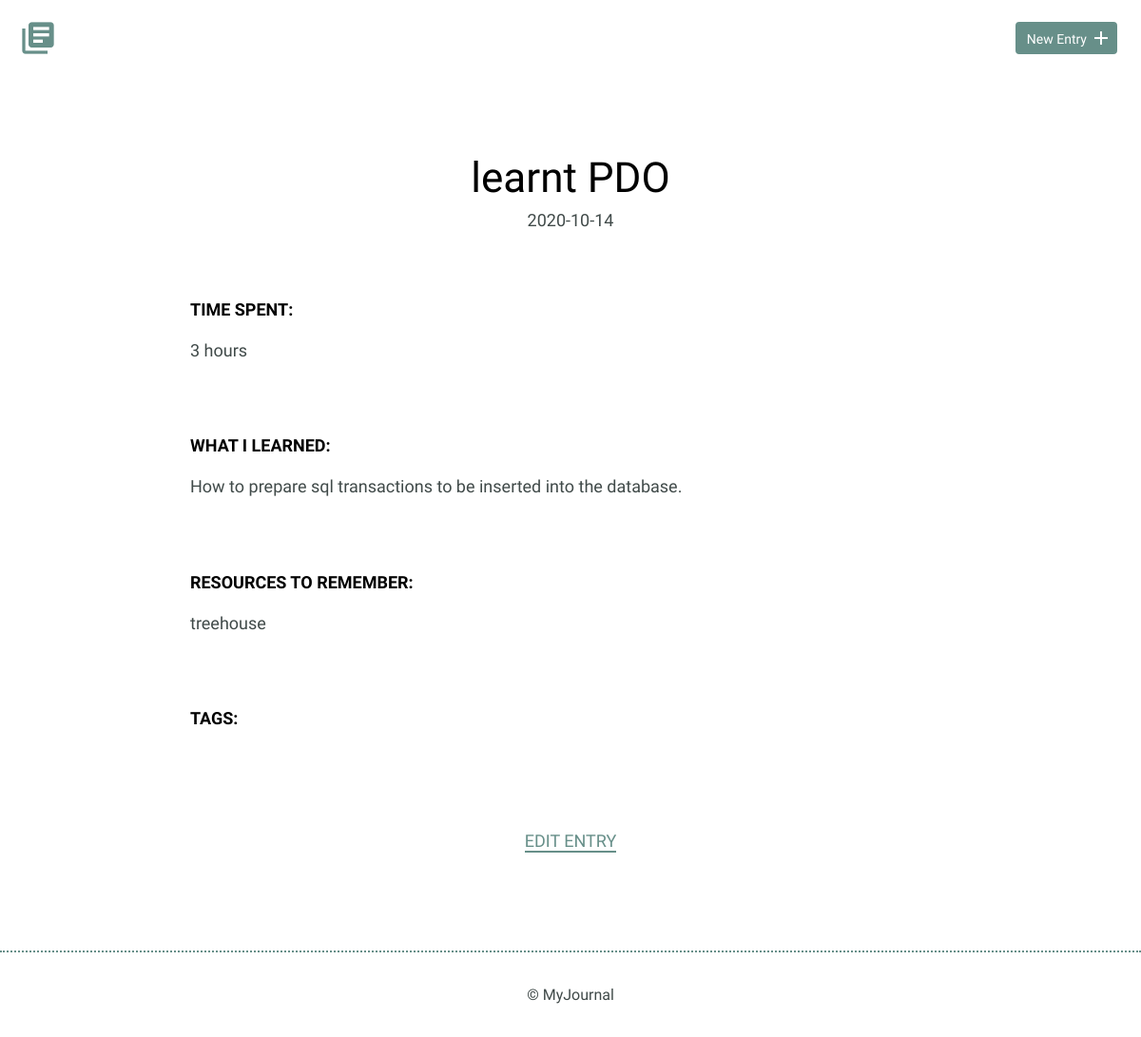
The app's page /detail.php?id=3, older data.
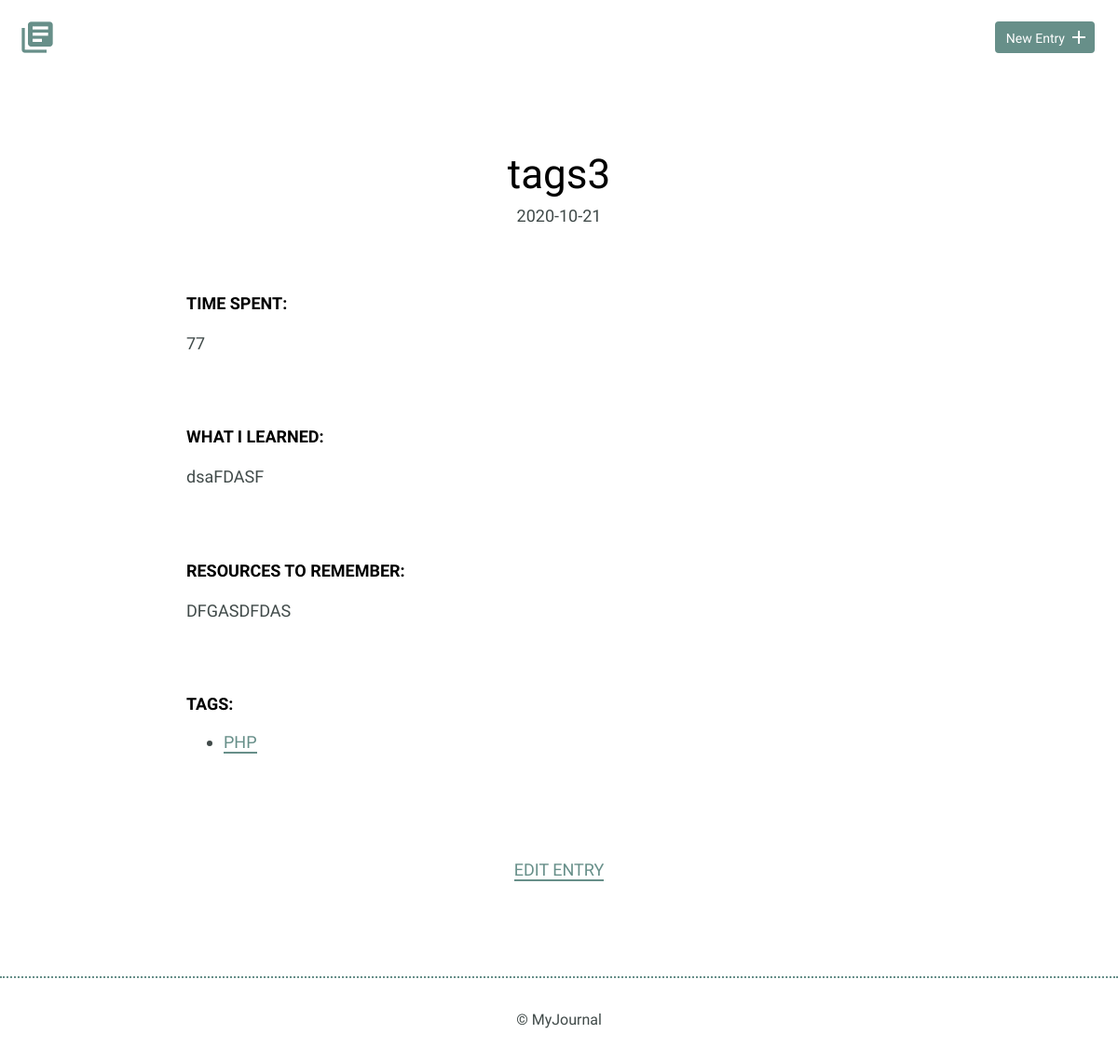
The same page, newer data.
### tables this page shows
CREATE TABLE "entries" (
	`id`	INTEGER,
	`title`	TEXT,
	`date`	TEXT,
	`time_spent`	INTEGER,
	`learned`	BLOB,
	`resources`	BLOB,
	PRIMARY KEY(`id`)
);

CREATE TABLE "entries_tags_link" (
	"entry_id"	INTEGER,
	"tag_id"	INTEGER
);

CREATE TABLE "tags" (
	"id"	INTEGER,
	"tag_name"	TEXT,
	PRIMARY KEY("id" AUTOINCREMENT)
);

### inc/functions.php (called while the page is built, shortened)
<?php
function get_journal_entry($entry_id) {
include('dbconnect.php');
$sql = 'SELECT * FROM entries WHERE id = ?';
try {
  $results = $db->prepare($sql);
  $results->bindValue(1,$entry_id,PDO::PARAM_INT);
  $results->execute();
  return $results->fetch(PDO::FETCH_ASSOC);
} catch (Exception $e) {
  echo $e->getMessage();
  return false;
}
}
function get_tags($entry_id) {
  include('dbconnect.php');
  $sql = 'SELECT * FROM tags
          INNER JOIN entries_tags_link
          ON tags.id = entries_tags_link.tag_id
          WHERE entries_tags_link.entry_id = ?';
  try {
    $results = $db->prepare($sql);
    $results->bindValue(1,$entry_id,PDO::PARAM_INT);
    $results->execute();
    return $results->fetchAll(PDO::FETCH_ASSOC);
  } catch (Exception $e) {
    echo $e->getMessage();
    return false;
  }
 }
?>

### detail.php (the view, shortened to what this page needs)
<?php
include('inc/functions.php');
if(isset($_GET['id'])) {
    $entry_id = filter_input(INPUT_GET, 'id',FILTER_SANITIZE_NUMBER_INT);
    $journal_entry = get_journal_entry($entry_id);
    $tags = get_tags($entry_id);
}
?>
<!DOCTYPE html>
<html>
    <head>
        <link rel="stylesheet" href="css/normalize.css">
        <link rel="stylesheet" href="css/site.css">
    </head>
    <body>
        <header>
            <div class="container">
                <div class="site-header">
                    <a class="logo" href="index.php"><i class="material-icons">library_books</i></a>
                    <a class="button icon-right" href="new.php"><span>New Entry</span> <i class="material-icons">add</i></a>
                </div>
            </div>
        </header>
        <section>
            <div class="container">
                <div class="entry-list single">
                    <article>
                          <?php
                          echo "<h1>" . $journal_entry['title'] . "</h1>";
                          echo "<time>" . $journal_entry['date'] . "</time>";
                        ?>
                        <div class="entry">
                            <h3>Time Spent: </h3>
                        <p>
                         <?php
                          echo $journal_entry['time_spent'];
                         ?>
                        </p>
                        </div>
                        <div class="entry">
                            <h3>What I Learned:</h3>
                            <p>
                                <?php
                                echo $journal_entry['learned'];
                                ?>
                            </p>
                        </div>
                        <div class="entry">
                            <h3>Resources to Remember:</h3>
                            <p>
                            <?php
                                echo $journal_entry['resources'];
                                ?>
                            </p>
                        </div>
                        <div class="entry">
                            <h3>Tags:</h3>
                            <ul>
                            <?php
                               foreach($tags as $tag) {
                               echo "<li>";
                               echo "<a href='tags.php'>" . $tag['tag_name'] . " </a>";
                               echo "</li>";
                               }
                            ?>
                            </ul>
                        </div>
                    </article>
                </div>
            </div>
            <div class="edit">
            <p>
            <?php
            echo "<a href='edit.php?id=" .$entry_id. "'>Edit Entry</a></li>";
            ?>
            </p>
            </div>
        </section>
        <footer>
            <div>
                &copy; MyJournal
            </div>
        </footer>
    </body>
</html>

### css/site.css (style rules this page uses)
body { font-size: 16px; color: #404a49; font-family: 'Cousine', serif; font-weight: 400; }
.container { margin: 0 auto; padding: 0 25px; }
header .site-header { margin: 0 auto; height: 95px; }
header .logo i { color: #678f89; margin: 20px 0 0 -5px; float: left; font-size: 40px; }
header .button { float: right; margin: 33px 0 0 0; }
footer { text-align: center; padding: 35px 0; border-top: 2px dotted #678f89; }
.button { padding: 8px 10px 6px 10px; background: #678f89; border: 2px solid #678f89; border-radius: 4px; text-decoration: none; color: #FFF; position: relative; text-align: center; font-size: 14px; }
.button.icon-right { padding-right: 30px; top: -10px; }
.button.icon-right i { position: absolute; top: 3px; right: 3px; }
h1, h2, h3 { margin: 0; font-weight: 400; line-height: 1em; color: #000; }
h1 { font-size: 44px; margin-bottom: 12px; }
h3 { font-size: 18px; font-family: 'Work Sans', serif; font-weight: 600; text-transform: uppercase; }
p { line-height: 1.8em; font-size: 18px; }
p a { border-bottom: 2px solid #678f89; padding: 0; color: #678f89; text-decoration: none; }
ul li { line-height: 1.8em; font-size: 18px; }
ul li a { border-bottom: 2px solid #678f89; line-height: 1.8em; color: #678f89; text-decoration: none; }
.entry-list, .edit-entry, .new-entry { max-width: 800px; margin: 0 auto; padding: 70px 0 150px 0; }
.entry-list article { margin-bottom: 70px; text-align: center; }
.entry-list article:last-child { margin-bottom: 0; }
.entry-list.single { padding-bottom: 70px; }
.entry-list.single time { font-size: 18px; }
.entry { max-width: 800px; margin: 75px auto 0 auto; text-align: left; }
.entry p { margin-bottom: 40px; }
.edit { padding-bottom: 80px; text-align: center; margin: 0 auto; }
.edit a { font-weight: 400; text-transform: uppercase; font-size: 18px; }

Row changes from the older to the newer data that the page shows:
changed entries: title "learnt PDO" → "tags3"; date "2020-10-14" → "2020-10-21"; time_spent "3 hours" → "77"; learned "How to prepare sql transactions to be inserted into the database." → "dsaFDASF"; resources "treehouse" → "DFGASDFDAS"
added entries_tags_link: tag.tag_name "PHP"
